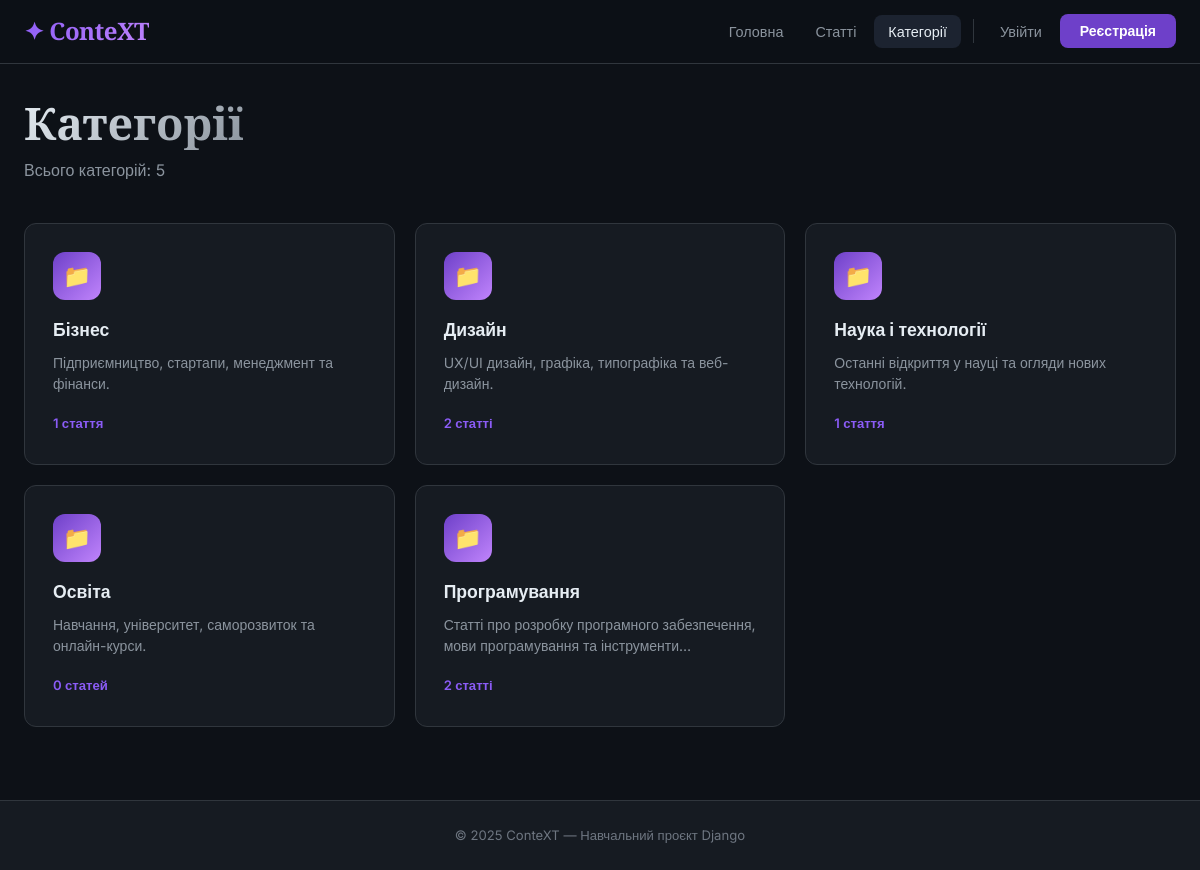
Page /categories/ on the committed database.
### blog/models.py (models this page shows, shortened)
class Category(models.Model):
    name = models.CharField(max_length=200, verbose_name='Назва')
    description = models.TextField(blank=True, verbose_name='Опис')
    class Meta:
        verbose_name = 'Категорія'
        verbose_name_plural = 'Категорії'
        ordering = ['name']

### blog/views.py (the view)
# urls.py: path('categories/', views.category_list, name='category_list'),
def category_list(request):
    categories = Category.objects.annotate(num_articles=Count('articles')).order_by('name')
    return render(request, 'blog/category_list.html', {'categories': categories})

### templates/blog/category_list.html (shortened to what this page needs)
{% extends 'blog/base.html' %}
{% block content %}
<div class="page-header-row">
  <div class="page-header">
    <h1 class="page-title">Категорії</h1>
    <p class="page-subtitle">Всього категорій: {{ categories|length }}</p>
  </div>
</div>
{% if categories %}
  <div class="category-grid">
    {% for cat in categories %}
    <a href="{% url 'blog:category_detail' cat.pk %}" style="text-decoration:none; display:block;">
      <div class="category-card">
        <div class="category-icon">📁</div>
        <div class="category-name">{{ cat.name }}</div>
        {% if cat.description %}
          <p class="category-desc">{{ cat.description }}</p>
        {% else %}
          <p class="category-desc" style="color:var(--text-muted); font-style:italic;">Опис відсутній</p>
        {% endif %}
        <span class="category-count">
          {{ cat.num_articles }}
          {% if cat.num_articles == 1 %}стаття{% elif cat.num_articles >= 2 and cat.num_articles <= 4 %}статті{% else %}статей{% endif %}
        </span>
      </div>
    </a>
    {% endfor %}
  </div>
{% else %}
  <div class="empty-state">
    <div class="empty-state-icon">📂</div>
    <div class="empty-state-title">Категорій ще немає</div>
    <p>Адміністратор може створити категорії.</p>
  </div>
{% endif %}
{% endblock %}

### static/css/style.css (style rules this page uses)
:root { --bg-dark: #0d1117; --bg-card: #161b22; --bg-hover: #1c2330; --border: #30363d; --accent: #6e40c9; --accent-light: #8b5cf6; --accent-glow: rgba(110, 64, 201, 0.25); --success: #3fb950; --danger: #f85149; --warning: #d29922; --info: #388bfd; --text-primary: #e6edf3; --text-secondary: #8b949e; --text-muted: #6e7681; --radius: 12px; --radius-sm: 8px; --shadow: 0 8px 32px rgba(0,0,0,0.4); --shadow-sm: 0 2px 8px rgba(0,0,0,0.3); --transition: 0.2s ease; --navbar-h: 64px; }
*, *::before, *::after { box-sizing: border-box; margin: 0; padding: 0; }
html { scroll-behavior: smooth; }
body { font-family: 'Inter', sans-serif; background: var(--bg-dark); color: var(--text-primary); min-height: 100vh; line-height: 1.6; }
a { color: var(--accent-light); text-decoration: none; transition: color var(--transition); }
.page-header { margin-bottom: 40px; }
.page-title { font-family: 'Playfair Display', serif; font-size: clamp(1.8rem, 4vw, 2.8rem); font-weight: 800; line-height: 1.2; margin-bottom: 8px; background: linear-gradient(135deg, var(--text-primary) 0%, var(--text-secondary) 100%); -webkit-background-clip: text; -webkit-text-fill-color: transparent; background-clip: text; }
.page-subtitle { color: var(--text-secondary); font-size: 1rem; }
.page-header-row { display: flex; align-items: flex-start; justify-content: space-between; gap: 16px; flex-wrap: wrap; }
.category-grid { display: grid; grid-template-columns: repeat(auto-fill, minmax(280px, 1fr)); gap: 20px; }
.category-card { background: var(--bg-card); border: 1px solid var(--border); border-radius: var(--radius); padding: 28px; transition: all var(--transition); cursor: pointer; }
.category-icon { width: 48px; height: 48px; border-radius: 12px; background: linear-gradient(135deg, var(--accent), #c084fc); display: flex; align-items: center; justify-content: center; font-size: 1.4rem; margin-bottom: 16px; }
.category-name { font-size: 1.1rem; font-weight: 700; margin-bottom: 8px; color: var(--text-primary); }
.category-desc { color: var(--text-secondary); font-size: 0.875rem; line-height: 1.5; margin-bottom: 16px; display: -webkit-box; -webkit-line-clamp: 2; -webkit-box-orient: vertical; overflow: hidden; }
.category-count { font-size: 0.82rem; color: var(--accent-light); font-weight: 600; }

### rows in the picture
Category: name "Бізнес", description "Підприємництво, стартапи, менеджмент та фінанси.", num_articles "1", shows "стаття"
Category: name "Дизайн", description "UX/UI дизайн, графіка, типографіка та веб-дизайн.", num_articles "2", shows "статті"
Category: name "Наука і технології", description "Останні відкриття у науці та огляди нових технологій.", num_articles "1", shows "стаття"
Category: name "Освіта", description "Навчання, університет, саморозвиток та онлайн-курси.", num_articles "0", shows "статей"
Category: name "Програмування", description "Статті про розробку програмного забезпечення, мови програмування та…", num_articles "2", shows "статті"

### other values in the picture
{{ categories|length }} "5"
